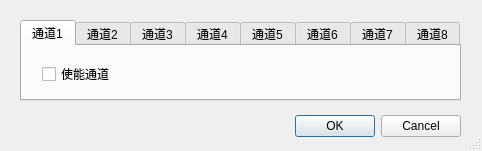
<?xml version="1.0" encoding="UTF-8"?>
<ui version="4.0">
 <class>Dialog_Serial</class>
 <widget class="QDialog" name="Dialog_Serial">
  <property name="geometry">
   <rect>
    <x>0</x>
    <y>0</y>
    <width>482</width>
    <height>151</height>
   </rect>
  </property>
  <property name="windowTitle">
   <string>通道设置</string>
  </property>
  <property name="sizeGripEnabled">
   <bool>true</bool>
  </property>
  <widget class="QDialogButtonBox" name="buttonBox">
   <property name="geometry">
    <rect>
     <x>120</x>
     <y>110</y>
     <width>341</width>
     <height>32</height>
    </rect>
   </property>
   <property name="orientation">
    <enum>Qt::Horizontal</enum>
   </property>
   <property name="standardButtons">
    <set>QDialogButtonBox::Cancel|QDialogButtonBox::Ok</set>
   </property>
  </widget>
  <widget class="QTabWidget" name="tabWidget">
   <property name="geometry">
    <rect>
     <x>20</x>
     <y>20</y>
     <width>441</width>
     <height>81</height>
    </rect>
   </property>
   <property name="currentIndex">
    <number>0</number>
   </property>
   <widget class="QWidget" name="tab">
    <attribute name="title">
     <string>通道1</string>
    </attribute>
    <widget class="QCheckBox" name="checkBox_com1">
     <property name="geometry">
      <rect>
       <x>20</x>
       <y>20</y>
       <width>71</width>
       <height>16</height>
      </rect>
     </property>
     <property name="text">
      <string>使能通道</string>
     </property>
    </widget>
   </widget>
   <widget class="QWidget" name="tab_2">
    <attribute name="title">
     <string>通道2</string>
    </attribute>
    <widget class="QCheckBox" name="checkBox_com2">
     <property name="geometry">
      <rect>
       <x>20</x>
       <y>20</y>
       <width>71</width>
       <height>16</height>
      </rect>
     </property>
     <property name="text">
      <string>使能通道</string>
     </property>
    </widget>
   </widget>
   <widget class="QWidget" name="tab_3">
    <attribute name="title">
     <string>通道3</string>
    </attribute>
    <widget class="QCheckBox" name="checkBox_com3">
     <property name="geometry">
      <rect>
       <x>20</x>
       <y>20</y>
       <width>71</width>
       <height>16</height>
      </rect>
     </property>
     <property name="text">
      <string>使能通道</string>
     </property>
    </widget>
   </widget>
   <widget class="QWidget" name="tab_4">
    <attribute name="title">
     <string>通道4</string>
    </attribute>
    <widget class="QCheckBox" name="checkBox_com4">
     <property name="geometry">
      <rect>
       <x>20</x>
       <y>20</y>
       <width>71</width>
       <height>16</height>
      </rect>
     </property>
     <property name="text">
      <string>使能通道</string>
     </property>
    </widget>
   </widget>
   <widget class="QWidget" name="tab_5">
    <attribute name="title">
     <string>通道5</string>
    </attribute>
    <widget class="QCheckBox" name="checkBox_com5">
     <property name="geometry">
      <rect>
       <x>20</x>
       <y>20</y>
       <width>71</width>
       <height>16</height>
      </rect>
     </property>
     <property name="text">
      <string>使能通道</string>
     </property>
    </widget>
   </widget>
   <widget class="QWidget" name="tab_6">
    <attribute name="title">
     <string>通道6</string>
    </attribute>
    <widget class="QCheckBox" name="checkBox_com6">
     <property name="geometry">
      <rect>
       <x>20</x>
       <y>20</y>
       <width>71</width>
       <height>16</height>
      </rect>
     </property>
     <property name="text">
      <string>使能通道</string>
     </property>
    </widget>
   </widget>
   <widget class="QWidget" name="tab_7">
    <attribute name="title">
     <string>通道7</string>
    </attribute>
    <widget class="QCheckBox" name="checkBox_com7">
     <property name="geometry">
      <rect>
       <x>20</x>
       <y>20</y>
       <width>71</width>
       <height>16</height>
      </rect>
     </property>
     <property name="text">
      <string>使能通道</string>
     </property>
    </widget>
   </widget>
   <widget class="QWidget" name="tab_8">
    <attribute name="title">
     <string>通道8</string>
    </attribute>
    <widget class="QCheckBox" name="checkBox_com8">
     <property name="geometry">
      <rect>
       <x>20</x>
       <y>20</y>
       <width>71</width>
       <height>16</height>
      </rect>
     </property>
     <property name="text">
      <string>使能通道</string>
     </property>
    </widget>
   </widget>
  </widget>
 </widget>
 <resources/>
 <connections>
  <connection>
   <sender>buttonBox</sender>
   <signal>accepted()</signal>
   <receiver>Dialog_Serial</receiver>
   <slot>accept()</slot>
   <hints>
    <hint type="sourcelabel">
     <x>248</x>
     <y>254</y>
    </hint>
    <hint type="destinationlabel">
     <x>157</x>
     <y>274</y>
    </hint>
   </hints>
  </connection>
  <connection>
   <sender>buttonBox</sender>
   <signal>rejected()</signal>
   <receiver>Dialog_Serial</receiver>
   <slot>reject()</slot>
   <hints>
    <hint type="sourcelabel">
     <x>316</x>
     <y>260</y>
    </hint>
    <hint type="destinationlabel">
     <x>286</x>
     <y>274</y>
    </hint>
   </hints>
  </connection>
 </connections>
</ui>
